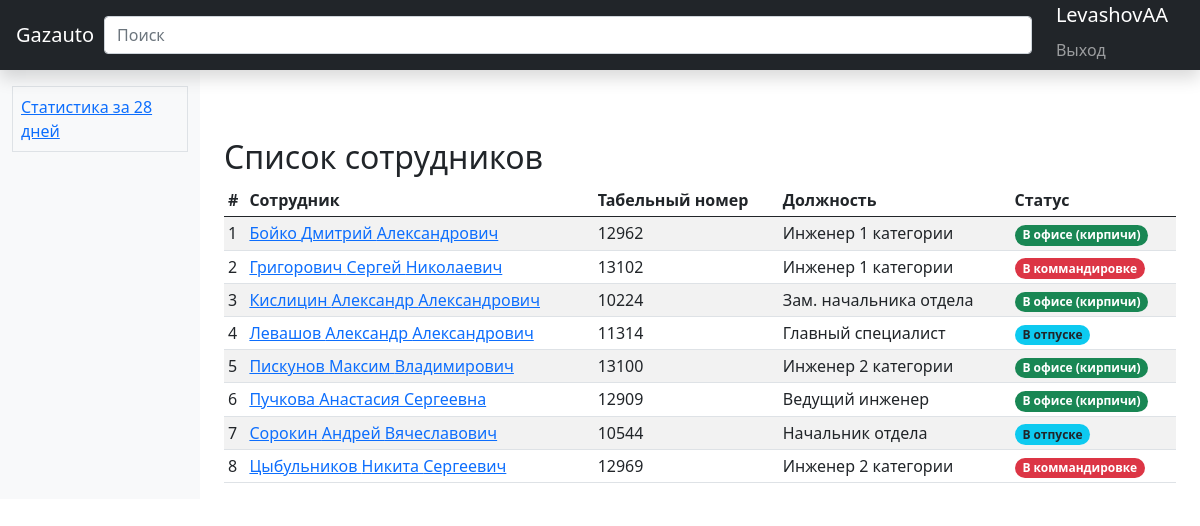
/user/ (signed in), run on an earlier commit of the app's database.
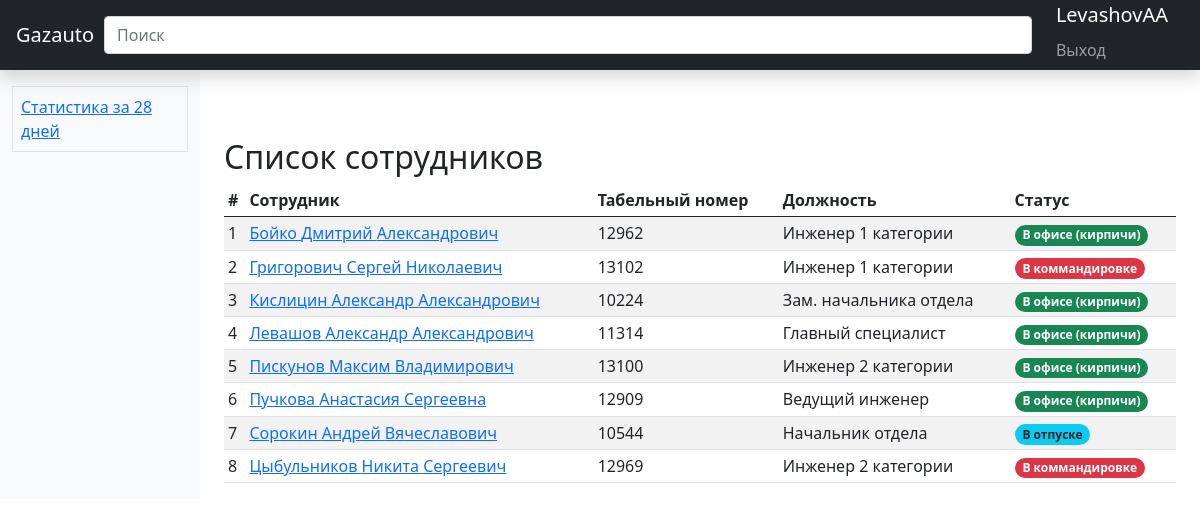
And on a later commit of the database.
### statistic_app/models.py (models this page shows, shortened)
class Profile(models.Model):
    user = models.OneToOneField(User, on_delete=models.SET_NULL, null=True, verbose_name="Пользователь")
    father_name = models.CharField("Отчество", max_length=200, blank=True, null=True)
    tabel_num = models.IntegerField(verbose_name="Табельный номер", default=0)
    position = models.CharField("Должность", max_length=200)
    user_location = models.ForeignKey(UserLocation, verbose_name="Местоположение пользователя",
                                      on_delete=models.SET_NULL, null=True)
    url = models.SlugField(max_length=255, unique=True, db_index=True, verbose_name="URL", default=None, null=True,
                           blank=True)
    phone_number = models.CharField(max_length=12, blank=True, null=True)
    class Meta:
        ordering = ['-user.username']
    def get_absolute_url(self):
        return reverse('user_detail', kwargs={'slug': self.url})
    class Meta:
        verbose_name = "Сотрудник"
        verbose_name_plural = "Сотрудники"

class UserStatistic(models.Model):
    user_name = models.ForeignKey(Profile, verbose_name="Пользователь", on_delete=models.SET_NULL, null=True)
    user_location = models.ForeignKey(UserLocation, verbose_name="Местоположение пользователя",
                                      on_delete=models.SET_NULL, null=True)
    description = models.TextField("Описание события", null=True, blank=True)
    pub_date = models.DateField('Время события', default=datetime.date.today, blank=False, null=False)
    class Meta:
        verbose_name = "Статистика пользователя"
        verbose_name_plural = "Статистика пользователей"

class UserLocation(models.Model):
    BOOTSTRAP4_STYLE = [
        ('badge rounded-pill bg-primary', 'синий'),
        ('badge rounded-pill bg-secondary', 'серый'),
        ('badge rounded-pill bg-success', 'зеленый'),
        ('badge rounded-pill bg-info text-dark', 'голубой'),
        ('badge rounded-pill bg-warning text-dark', 'желтый'),
        ('badge rounded-pill bg-danger', 'красный'),
        ('badge rounded-pill bg-light text-dark', 'светлый'),
        ('badge rounded-pill bg-dark', 'темный')
    ]
    location = models.CharField("Местоположение пользователя", max_length=200, unique=True)
    loc_description = models.TextField("Описание местоположение", blank=True, null=True)
    loc_class = models.CharField("Класс bootstrap", max_length=200, choices=BOOTSTRAP4_STYLE,
                                 default='badge badge-pill bg-dark')
    class Meta:
        verbose_name = "Местоположение"
        verbose_name_plural = "Местоположения"

### statistic_app/views.py (the view, shortened to what this page needs)
# urls.py: path('user/', UsersView.as_view(), name='user_list'),
class UsersView(LoginRequiredMixin, View):
    login_url = '/accounts/login'
    model = Profile
    template_name = "user/users_list.html"
    paginate_by = 60
    search_quary = ''
    def get(self, request):
        contex = self.get_context_data()
        return render(request, self.template_name, contex)
    def get_queryset(self):
        if self.search_quary:
            queryset = Profile.objects.filter(Q(user__last_name__icontains=self.search_quary) |
                                              Q(user__first_name__icontains=self.search_quary) |
                                              Q(father_name__icontains=self.search_quary) | Q(
                position__icontains=self.search_quary))
        else:
            queryset = Profile.objects.all()
        ordered = sorted(queryset, key=operator.attrgetter('user.username'))
        return ordered
    def get_context_data(self):
        context = {}
        context['profile_list'] = self.get_queryset()
        context['location'] = UserLocation.objects.all()
        context['filter_id'] = list(range(1, len(context['location']) + 1))
        context['user_location'] = []
        for user in context['profile_list']:
            context['user_location'].append(UserStatistic.objects.filter(user_name=user).order_by('-pub_date')[:1][0])
        context['profile_list'] = zip(context['profile_list'], context['user_location'])
        return context

### templates/user/users_list.html (shortened to what this page needs)
{% extends 'index.html' %}
{% block filter %}
<div class="d-grid gap-3">
  <div class="p-2 bg-light border"><a class="link-primary" href="{% url 'statistics' %}">Статистика за 28 дней</a></div>
{% endblock %}
{% block contents %}
<h2>Список сотрудников</h2>
<div class="table-responsive">
    <table class="table table-striped table-sm">
        <thead>
        <tr>
            <th>#</th>
            <th>Сотрудник</th>
            <th>Табельный номер</th>
            <th>Должность</th>
            <th>Статус</th>
        </tr>
        </thead>
        <tbody>
        {% for user, location in profile_list %}
        <tr>
            <td>{{ forloop.counter }}</td>
            <td><a {% if user.url %} href="{{ user.get_absolute_url }}" {% endif %}>
                {{user.user.last_name }} {{ user.user.first_name }} {{ user.father_name }}</a></td>
            <td>{{ user.tabel_num }}</td>
            <td>{{ user.position }}</td>
            <td><span class="{{ location.user_location.loc_class }}">{{ location.user_location.location }}</span></td>
        </tr>
        {% endfor %}
        </tbody>
    </table>
</div>
{% endblock %}

What changed in the data, as far as the page shows it:
changed Profile "Главный специалист": user_location.location "В отпуске" → "В офисе (кирпичи)"
